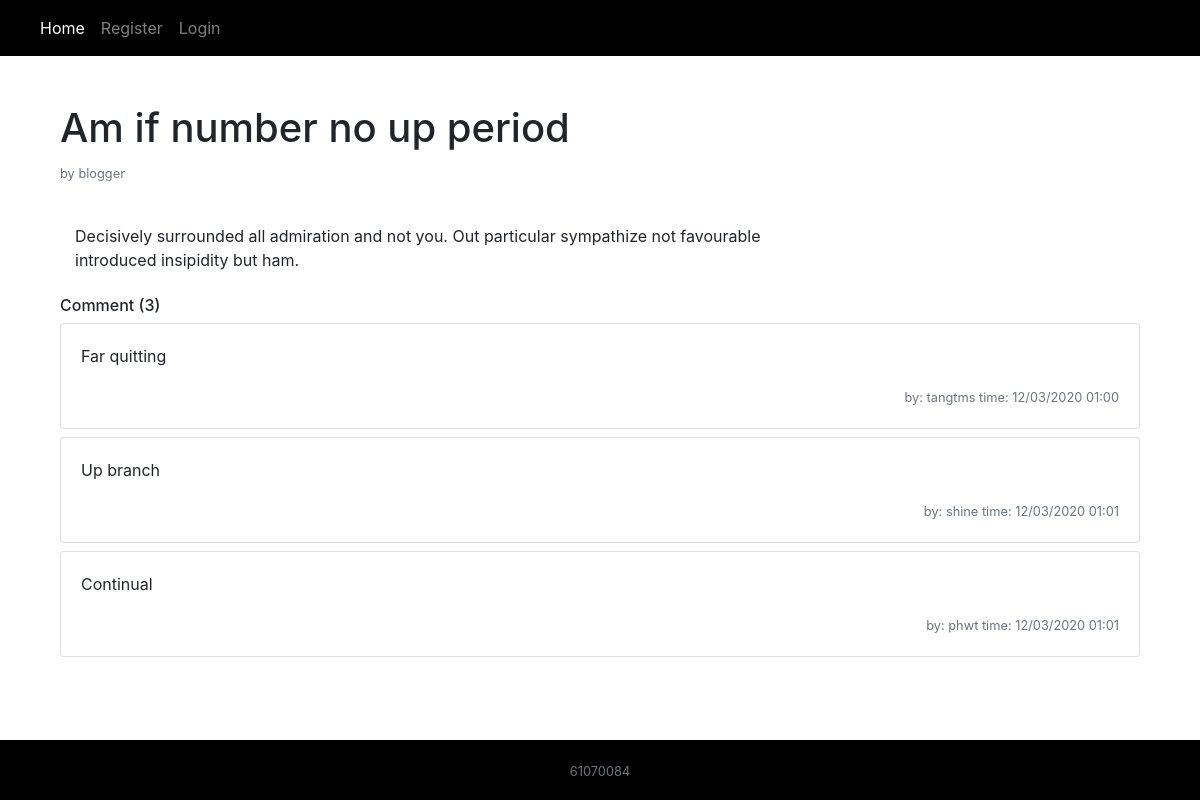
Screenshot of /management/post/2/ with the database file from the repository.
### management/models.py (models this page shows)
class Post(models.Model):
    id = models.IntegerField(primary_key=True)
    title = models.CharField(max_length=50)
    content = models.TextField()
    create_time = models.DateTimeField(auto_now_add=True)
    update_time = models.DateTimeField(auto_now=True)
    status = models.BooleanField()
    user_id = models.ForeignKey(User, on_delete=models.CASCADE)

class Comment(models.Model):
    id = models.IntegerField(primary_key=True)
    content = models.TextField()
    create_time = models.DateTimeField(auto_now_add=True)
    user_id = models.ForeignKey(User, on_delete=models.CASCADE)
    post_id = models.ForeignKey(Post, on_delete=models.CASCADE)

### management/views.py (the view)
# urls.py: path('post/<int:post_id>/', views.detail, name='post_detail'),
def detail(request, post_id):
    current_user = request.user
    if request.method == 'POST':
        Comment.objects.create(
            content=request.POST.get('content'),
            user_id=current_user,
            post_id=Post.objects.get(pk=post_id)
        )
    post = Post.objects.get(pk=post_id)
    comment = Comment.objects.filter(post_id=post_id)
    comment_cnt = len(comment)
    return render(request, template_name='detail.html', context={
        'post': post,
        'comment': comment,
        'comment_cnt': comment_cnt
    })

### templates/detail.html (shortened to what this page needs)
{% extends "base.html" %}
{% block content %}
    <div class="container mt-4">
        <div class="row">
            <div class="col-10">
                <h1>{{ post.title }}</h1>
                <p class="text-muted"><small>by {{ post.user_id }}</small>
            </div>
        </div>
        <div>
            <p class="col-8 mt-4 mb-4">{{ post.content }}</p>
        </div>
        <h6>Comment ({{ comment_cnt }})</h6>
        {% for co in comment %}
        <div class="card mb-2">
            <div class="card-body">
                <p class="card-text">{{ co.content }}</p>
                <p class="card-text text-right"><small class="text-muted">by: {{ co.user_id.username }} time: {{ co.create_time|date:'d/m/Y H:i' }}</small></p>
            </div>
        </div>
        {% endfor %}
    </div>
    <br/><br/>
{% endblock content %}

### templates/base.html (style rules this page uses)
html { position: relative; min-height: 100%; }
body { margin-bottom: 60px; }

### rows the page displays
Post: title "Am if number no up period", user_id "blogger", content "Decisively surrounded all admiration and not you. Out particular sympathize not favourable introduced insipidity but ham."
Comment: content "Far quitting", user_id.username "tangtms", create_time "12/03/2020 01:00"
Comment: content "Up branch", user_id.username "shine", create_time "12/03/2020 01:01"
Comment: content "Continual", user_id.username "phwt", create_time "12/03/2020 01:01"

### other values shown
{{ comment_cnt }} "3"
